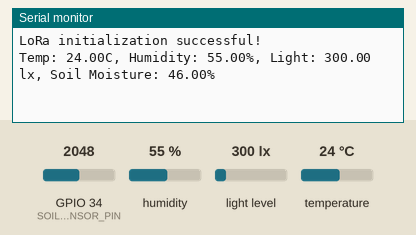
The sketch below on a simulated ESP32. Shown: the last lines printed to the serial monitor. The inputs (shaded band) are chosen by the test bench; at power-on: humidity 55 %, light level 300 lx, GPIO 34 (SOIL_MOISTURE_SENSOR_PIN) = 2048, temperature 24 °C. No radio packets arrive unless stated.

Above: at 3.2 s.
3.3 s: humidity set to 22 %
At 4.7 s:
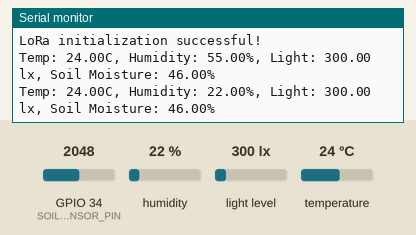
6.0 s: light level set to 40 lx
At 7.4 s:
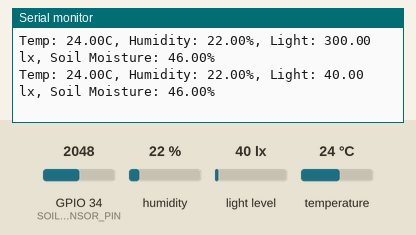
8.7 s: GPIO 34 (SOIL_MOISTURE_SENSOR_PIN) set to 2866
At 11.1 s:
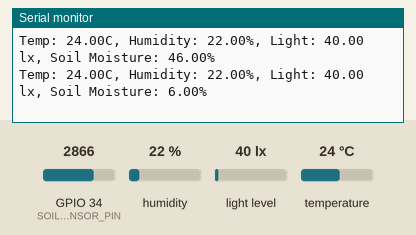
11.4 s: temperature set to 12 °C
At 13.4 s:
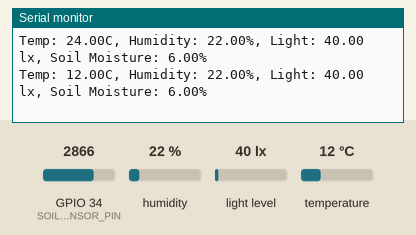
14.1 s: light level set to 500 lx
At 14.9 s:
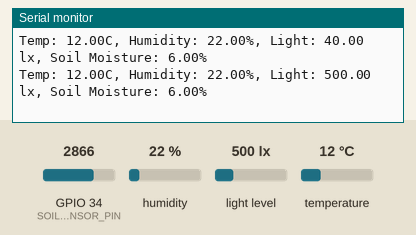
16.8 s: GPIO 34 (SOIL_MOISTURE_SENSOR_PIN) set to 3972
At 19.3 s:
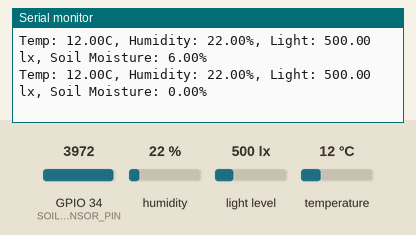
Timing chart, 0 to 20.5 s (numbered marks = the images above; inputs shaded):
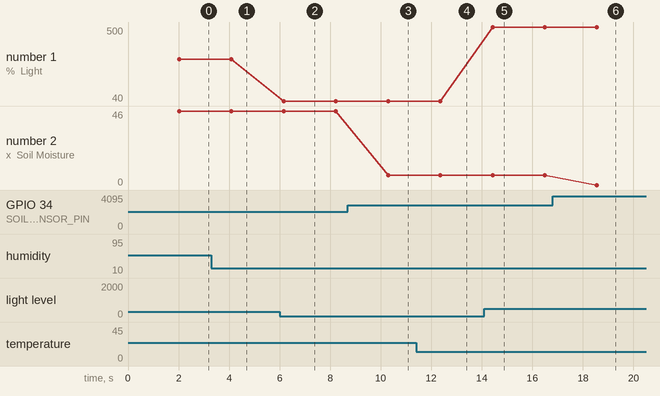

The sketch:

trn.ino
```cpp
#include <Wire.h>
#include <BH1750.h>
#include <DHT.h>
#include <SPI.h>
#include <LoRa.h>

// Pin definitions
#define SOIL_MOISTURE_SENSOR_PIN 34  // ADC pin for soil moisture sensor (GPIO 34)
#define DHTPIN 2                     // DHT22 data pin (GPIO 2) changed
#define DHTTYPE DHT22                // DHT sensor type

// LoRa module pin definitions for ESP32
#define SS 5       // LoRa radio chip select (NSS)
#define RST 14     // LoRa radio reset
#define DIO0 4     // LoRa radio DIO0 (Interrupt)
#define SCK 18     // LoRa SCK pin
#define MISO 19    // LoRa MISO pin
#define MOSI 23    // LoRa MOSI pin

// Calibration values for soil moisture sensor
int dryValue = 3000;
int wetValue = 950;

// Sensor objects
BH1750 lightMeter;
DHT dht(DHTPIN, DHTTYPE);

void setup() {
  // Initialize Serial Monitor
  Serial.begin(115200);
  while (!Serial);

  // Initialize DHT22 sensor
  dht.begin();
  delay(2000);  // Allow sensor to stabilize

  // Initialize BH1750 light sensor
  Wire.begin(21, 22);  // Use GPIO 21 for SDA and GPIO 22 for SCL
  lightMeter.begin(BH1750::CONTINUOUS_HIGH_RES_MODE);

  // Initialize LoRa
  LoRa.setPins(SS, RST, DIO0);
  if (!LoRa.begin(433E6)) {
    Serial.println("LoRa initialization failed!");
    while (1);
  }
  Serial.println("LoRa initialization successful!");
}

void loop() {
  // Read sensors
  float temperature = readDHT22Temperature();
  float humidity = readDHT22Humidity();
  float lux = readBH1750();
  float moisturePercentage = readSoilMoisture();

  // Format sensor data into a single message
  String message = "Temp: " + String(temperature, 2) + "C, " +
                   "Humidity: " + String(humidity, 2) + "%, " +
                   "Light: " + String(lux, 2) + " lx, " +
                   "Soil Moisture: " + String(moisturePercentage, 2) + "%";

  // Print the data to the Serial Monitor
  Serial.println(message);

  // Send sensor data via LoRa
  LoRa.beginPacket();
  LoRa.print(message);
  LoRa.endPacket();  // Send the packet

  // Wait for 15 seconds before sending the next data
  delay(2000);
}

// Function to read temperature from DHT22
float readDHT22Temperature() {
  float temperature = dht.readTemperature();
  if (isnan(temperature)) {
    return 0.0;  // Return 0.0 if failed to read
  }
  return temperature;
}

// Function to read humidity from DHT22
float readDHT22Humidity() {
  float humidity = dht.readHumidity();
  if (isnan(humidity)) {
    return 0.0;  // Return 0.0 if failed to read
  }
  return humidity;
}

// Function to read light level from BH1750
float readBH1750() {
  float lux = lightMeter.readLightLevel();
  if (lux == -1.0) {
    return 0.0;  // Return 0.0 if failed to read
  }
  return lux;
}

// Function to read data from soil moisture sensor
float readSoilMoisture() {
  int sensorValue = analogRead(SOIL_MOISTURE_SENSOR_PIN);
  float moisturePercentage = map(sensorValue, dryValue, wetValue, 0, 100);
  return constrain(moisturePercentage, 0, 100);
}
```

Measured:
- after the input at 3.3 s, the serial monitor: prints a new line after 0.79 s (image 1)
- after the input at 6.0 s, the serial monitor: prints a new line after 0.16 s (image 2)
- after the input at 8.7 s, the serial monitor: prints a new line after 1.6 s (image 3)
- after the input at 11.4 s, the serial monitor: prints a new line after 0.96 s (image 4)
- after the input at 14.1 s, the serial monitor: prints a new line after 0.33 s (image 5)
- after the input at 16.8 s, the serial monitor: prints a new line after 1.8 s (image 6)
- plotted number 1: 300 → 40 after the input at 6.0 s, 40 → 500 after the input at 14.1 s
- plotted number 2: 46 → 6 after the input at 8.7 s, 6 → 0 after the input at 16.8 s
